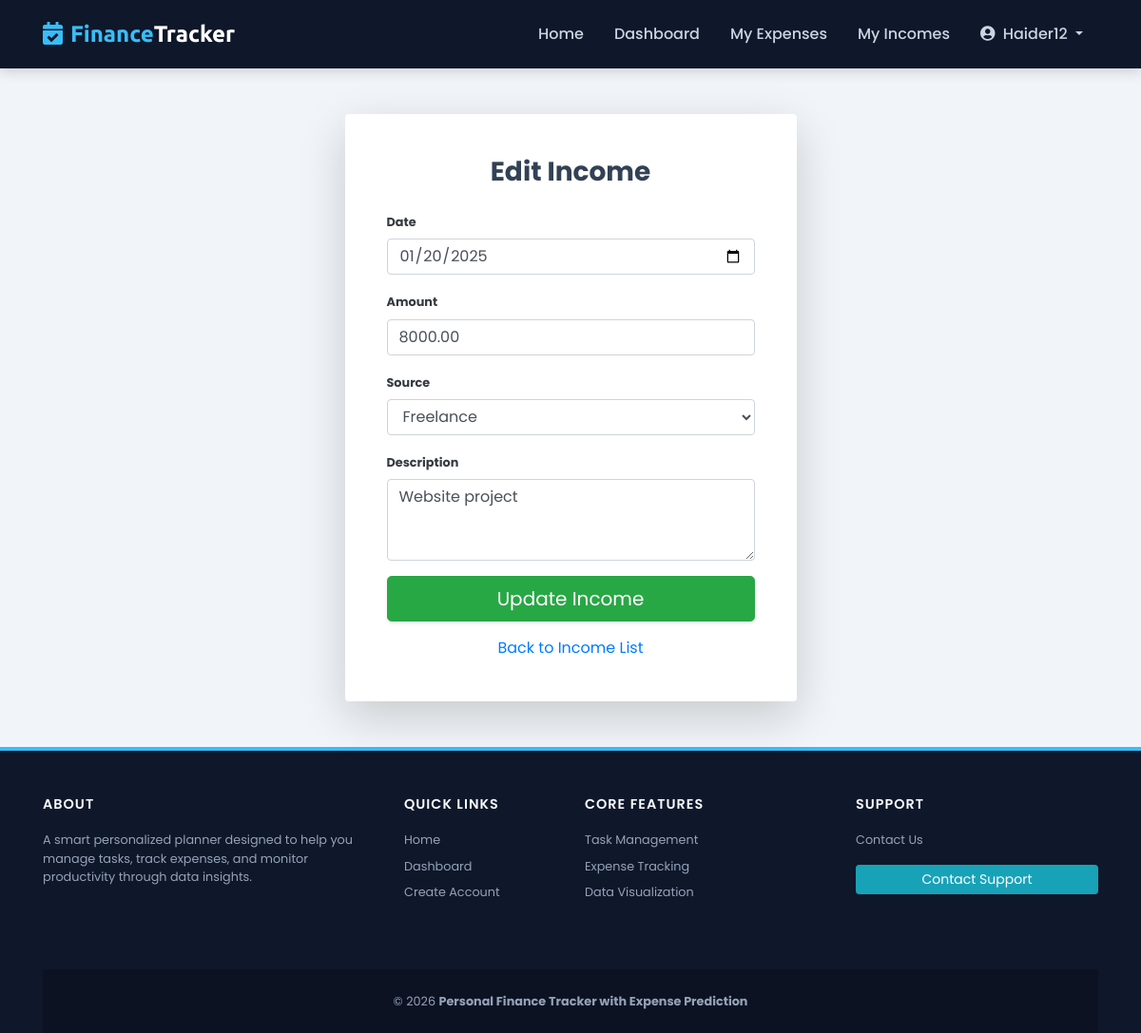
Page /income/edit/3/ (signed in) on the committed database.
### myapp/models.py (models this page shows, shortened)
class CustomerUser(models.Model):
    STATUS_CHOICES = (
        ('active', 'Active'),
        ('inactive', 'Inactive'),
        ('banned', 'Banned'),
    )
    user_id = models.AutoField(primary_key=True)
    username = models.CharField(max_length=150, unique=True)
    email = models.EmailField(unique=True)
    password = models.CharField(max_length=255)
    full_name = models.CharField(max_length=150, blank=True, null=True)
    profile_image = models.ImageField(upload_to='profiles/', blank=True, null=True)
    bio = models.TextField(blank=True, null=True)
    phone = models.CharField(max_length=20, blank=True, null=True)
    gender = models.CharField(
        max_length=10,
        choices=[('Male', 'Male'), ('Female', 'Female'), ('Other', 'Other')],
        blank=True,
        null=True
    )
    dob = models.DateField(blank=True, null=True)
    country = models.CharField(max_length=100, blank=True, null=True)
    status = models.CharField(max_length=10, choices=STATUS_CHOICES, default='active')
    last_login = models.DateTimeField(auto_now=True)
    created_at = models.DateTimeField(auto_now_add=True)
    updated_at = models.DateTimeField(auto_now=True)

class Income(models.Model):
    SOURCE_CHOICES = [
        ('Salary', 'Salary'),
        ('Business', 'Business'),
        ('Freelance', 'Freelance'),
        ('Investment', 'Investment'),
        ('Gift', 'Gift'),
        ('Other', 'Other'),
    ]
    income_id = models.AutoField(primary_key=True)
    user = models.ForeignKey(
        CustomerUser,
        on_delete=models.CASCADE,
        related_name='incomes'
    )
    date = models.DateField(default=timezone.now)
    amount = models.DecimalField(
        max_digits=12,
        decimal_places=2
    )
    source = models.CharField(
        max_length=50,
        choices=SOURCE_CHOICES
    )
    description = models.TextField(
        blank=True,
        null=True
    )
    created_at = models.DateTimeField(auto_now_add=True)
    class Meta:
        ordering = ['-date', '-created_at']

### myapp/views.py (the view)
# urls.py: path('income/edit/<int:pk>/', views.edit_income, name='edit_income'),
def edit_income(request, pk):
    user = get_logged_in_user(request)
    if not user:
        return redirect('login')
    income = get_object_or_404(Income, pk=pk, user=user)
    if request.method == 'POST':
        form = IncomeForm(request.POST, instance=income)
        if form.is_valid():
            form.save()
            messages.success(request, "Income updated.")
            return redirect('income_list')
    else:
        form = IncomeForm(instance=income)
    return render(request, 'incomes/edit_income.html', {'form': form})

### myapp/forms.py
class IncomeForm(forms.ModelForm):
    class Meta:
        model = Income
        fields = ['date', 'amount', 'source', 'description']
        widgets = {
            'date': forms.DateInput(
                attrs={
                    'class': 'form-control',
                    'type': 'date'
                }
            ),
            'amount': forms.NumberInput(
                attrs={
                    'class': 'form-control',
                    'placeholder': 'Enter amount'
                }
            ),
            'source': forms.Select(
                attrs={
                    'class': 'form-control'
                }
            ),
            'description': forms.Textarea(
                attrs={
                    'class': 'form-control',
                    'rows': 3,
                    'placeholder': 'Optional description'
                }
            ),
        }

### myapp/views.py (called while the page is built)
def get_logged_in_user(request):
    if 'user_id' not in request.session:
        return None
    try:
        return CustomerUser.objects.get(user_id=request.session['user_id'])
    except CustomerUser.DoesNotExist:
        return None

### templates/incomes/edit_income.html (shortened to what this page needs)
{% extends "base.html" %}
{% block content %}
<div class="container my-5">
    <div class="row justify-content-center">
        <div class="col-lg-5 col-md-8 px-0">
            <div class="card border-0 shadow-lg p-4 rounded-right">
                <div class="card-body">
                    <div class="text-center mb-4">
                        <h3 class="font-weight-bold">Edit Income</h3>
                    </div>
                    <form method="post" class="registration-form">
                        {% for field in form %}
                        <div class="form-group mb-3">
                            <label class="small font-weight-bold text-dark">
                                {{ field.label }}
                            </label>
                            {{ field }}
                        </div>
                        {% endfor %}
                        <button type="submit" class="btn btn-success btn-block btn-lg shadow-sm">
                            Update Income
                        </button>
                    </form>
                    <div class="text-center mt-3">
                        <a href="{% url 'income_list' %}">Back to Income List</a>
                    </div>
                </div>
            </div>
        </div>
    </div>
</div>
{% endblock %}

### templates/base.html (shortened to what this page needs)
<!DOCTYPE html>
<html lang="en">
<head>
    <link rel="stylesheet" href="https://stackpath.bootstrapcdn.com/bootstrap/4.5.2/css/bootstrap.min.css">
    <link rel="stylesheet" href="https://cdnjs.cloudflare.com/ajax/libs/font-awesome/5.15.4/css/all.min.css">
</head>
<body>
    <nav class="navbar navbar-expand-lg navbar-dark sticky-top">
        <div class="container">
            <a class="navbar-brand" href="{% url 'index' %}">
                <i class="fas fa-calendar-check mr-2"></i>Finance<span class="text-white">Tracker</span>
            </a>
            <div class="collapse navbar-collapse" id="mainNav">
                <ul class="navbar-nav ml-auto">
                    <li class="nav-item">
                        <a class="nav-link" href="{% url 'index' %}">Home</a>
                    </li>
                    {% if request.session.user_id %}
                        <li class="nav-item">
                            <a class="nav-link" href="{% url 'dashboard' %}">Dashboard</a>
                        </li>
                        <li class="nav-item">
                            <a class="nav-link" href="{% url 'expense_list' %}">My Expenses</a>
                        </li>
                        <li class="nav-item">
                            <a class="nav-link" href="{% url 'income_list' %}">My Incomes</a>
                        </li>
                        <li class="nav-item dropdown">
                            <a class="nav-link dropdown-toggle text-info" href="#" id="userDropdown" role="button" data-toggle="dropdown">
                                <i class="fas fa-user-circle mr-1"></i> {{ request.session.username }}
                            </a>
                        </li>
                    {% endif %}
                </ul>
            </div>
        </div>
    </nav>
        {% block content %}{% endblock %}
    <footer>
        <div class="container">
            <div class="row">
                <div class="col-lg-4 mb-4">
                    <h5 class="footer-heading">About  </h5>
                    <p class="small">A smart personalized planner designed to help you manage tasks,
                    track expenses, and monitor productivity through data insights.</p>
                </div>
                <div class="col-lg-2 col-md-4 mb-4">
                    <h5 class="footer-heading">Quick Links</h5>
                    <ul class="list-unstyled small">
                        <li class="mb-2"><a href="{% url 'index' %}">Home</a></li>
                        <li class="mb-2"><a href="{% url 'dashboard' %}">Dashboard</a></li>
                        <li class="mb-2"><a href="{% url 'register' %}">Create Account</a></li>
                    </ul>
                </div>
                <div class="col-lg-3 col-md-4 mb-4">
                    <h5 class="footer-heading">Core Features</h5>
                <ul class="list-unstyled small">
                    <li class="mb-2">Task Management</li>
                    <li class="mb-2">Expense Tracking</li>
                    <li class="mb-2">Data Visualization</li>
                </ul>
                </div>
                <div class="col-lg-3 col-md-4">
                    <h5 class="footer-heading">Support</h5>
                    <p class="small">Contact Us</p>
                    <a href="mailto:support@planit-ai.com" class="btn btn-info btn-sm btn-block">Contact Support</a>
                </div>
            </div>
            <div class="footer-bottom text-center">
                <p class="mb-0 small">&copy; {% now "Y" %} <strong>  Personal Finance Tracker with Expense Prediction</strong></p>
            </div>
        </div>
    </footer>
</body>
</html>

### templates/base.html (style rules this page uses)
:root { --primary-color: #0f172a; --accent-color: #38bdf8; --high-priority: #ef4444; --low-priority: #22c55e; --light-bg: #f1f5f9; }
body { font-family: 'Poppins', sans-serif; background-color: var(--light-bg); color: #334155; display: flex; flex-direction: column; min-height: 100vh; }
.navbar { background: var(--primary-color) !important; padding: 0.8rem 1rem; box-shadow: 0 4px 12px rgba(0,0,0,0.15); }
.navbar-brand { font-family: 'Ubuntu', sans-serif; font-weight: 700; font-size: 1.5rem; color: var(--accent-color) !important; }
.nav-link { font-weight: 500; color: #cbd5e1 !important; margin: 0 8px; transition: all 0.3s ease; }
footer { background: var(--primary-color); color: #94a3b8; padding-top: 3rem; border-top: 4px solid var(--accent-color); margin-top: auto; }
.footer-heading { color: #f8fafc; font-weight: 600; margin-bottom: 1.2rem; text-transform: uppercase; font-size: 0.9rem; letter-spacing: 1px; }
footer a { color: #94a3b8; transition: 0.3s; }
.footer-bottom { background: rgba(0,0,0,0.2); padding: 1.5rem 0; margin-top: 2rem; }

### rows in the picture
CustomerUser: session.username "Haider12"
Income: form "01/20/2025" "8000.00" "Freelance" "Website project"

### other values in the picture
{{ field.label }} "Date" "Amount" "Source" "Description"
